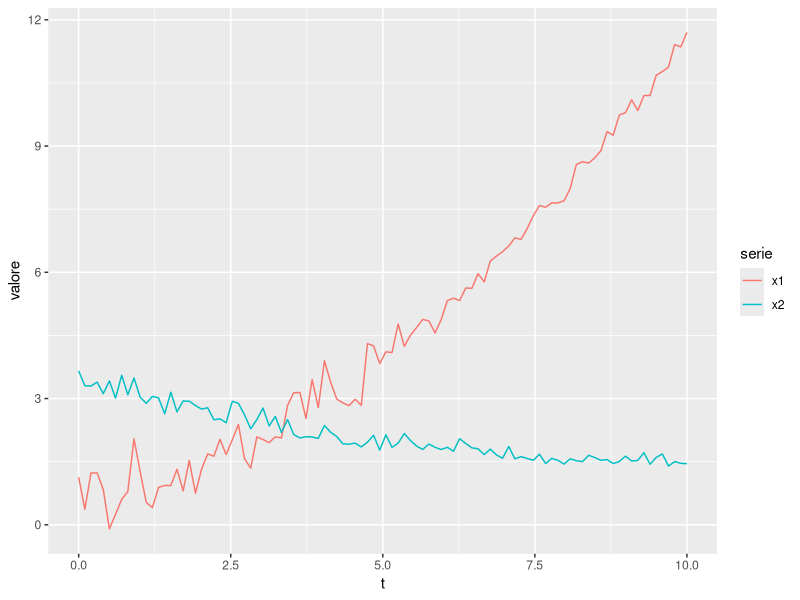
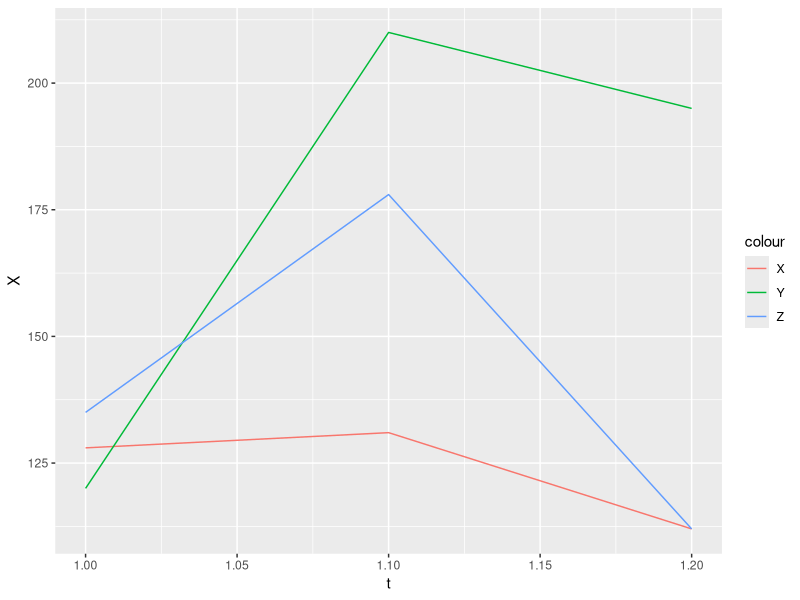
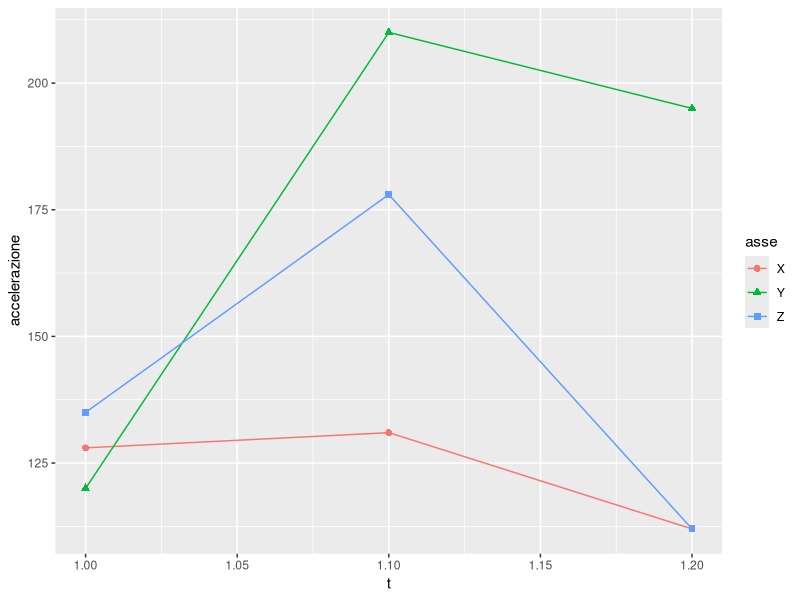

The R source for these figures, in order:
## ---- chunk 1
library(tidyverse)
## ---- chunk 2
mtcars %>%  
  split(mtcars$cyl) %>%   # divide un dataframe in una lista di dataframe
  map(~ lm(mpg ~ wt, data = .)) %>% 
  map(summary) %>% 
  map_dbl("r.squared") %>% 
  round(3)
## ---- chunk 3
runif(10) %>% 
  map(~ .^2) %>% 
  str()
## ---- chunk 4
LETTERS[1:10] %>% 
  walk(~ cat(paste("Lettera", ., "\n")))
## ---- chunk 5
a <- runif(10)
a %>% 
  modify_if(~ .>0.5, ~ .^2)
a
## ---- chunk 6
1:10 %>% 
  reduce(`+`)
## ---- chunk 7
set.seed(0)
n <- 100
data <- tibble(
  t = seq(0, 10, length.out = n),
  cond = ifelse(t < 5, "A", "B"),
  x1 = 0.5 + 0.3*t + 0.08*t^2 + rnorm(n, 0, ifelse(cond == "A", 0.5, 0.2)),
  x2 = 3.5 - 0.4*t + 0.02*t^2 + rnorm(n, 0, ifelse(cond == "A", 0.2, 0.1)),
) %>% 
  pivot_longer(-(t:cond), names_to = "serie", values_to = "valore")

data %>% 
  ggplot(aes(x=t, y=valore, color=serie)) + 
  geom_line()
## ---- chunk 8
list(x~t, x~poly(t, 2, raw=T), x~poly(t, 3, raw=T)) %>% 
  map(~ {
    data %>% 
      filter(serie=="x1") %>% 
      select(t, x=valore) %>%
      lm(.x, data=.) %>% 
      summary()
  }
)
## ---- chunk 9
list(x~t, x~poly(t, 2, raw=T), x~poly(t, 3, raw=T)) %>% 
  map(~ {
    data %>% 
      filter(serie=="x1") %>% 
      select(t, x=valore) %>%
      lm(.x, data=.) %>% 
      summary()
  }
) %>% 
  map_dbl(~ .$r.squared)
## ---- chunk 10
set.seed(0)
m <- 0
sd <- 0
v <- rnorm(10)

for (e in v) {
  m <- m + e
}
m <- m / length(v)
for (e in v) {
  sd <- sd + (e - m)^2
}
sd
sd <- sqrt(sd / (length(v)-1))
           
list(mean=m, sd=sd)
## ---- chunk 11
m <- reduce(v, ~ .x + .y) / length(v) 
sd <- sqrt( reduce(v, ~ .x + (.y - m)^2) / (length(v)-1) )
list(mean=m, sd=sd)
## ---- chunk 12
c(1, 5, 3, 9) %>% 
  reduce(~ .x * .y)

c(1, 5, 3, 9) %>% 
  accumulate(~ .x * .y)
## ---- chunk 13
c(1, 5, 3, 9) %>% accumulate(`*`)
## ---- chunk 14
data %>% 
  mutate(
    valore = map2_dbl(serie, valore, ~ {
      if (.x == "x1") {
        .y + 0.5
      } else {
        .y - 0.5
      }
    })
  ) %>% 
  slice_head(n=6) %>% 
  knitr::kable()
## ---- chunk 15
data %>% 
  mutate(
    valore = map2_dbl(serie, valore, ~ ifelse(.x == "x1", .y + 0.5, .y - 0.5))
  ) %>% 
  slice_head(n=6) %>% 
  knitr::kable()
## ---- chunk 16
data %>% 
  mutate(
    valore = ifelse(valore == "x1", valore + 0.5, valore - 0.5)
  ) %>% 
  slice_head(n=6) %>% 
  knitr::kable()
## ---- chunk 17
data %>% 
  mutate(
    i = 1:n(),
    r = i %% 3,
    valore = map2_dbl(r, valore, ~ {
      if (.x == 0) {
        .y + 0.5
      } else if (.x == 1) {
        .y - 0.5
      } else {
        .y - 1
      }
    })
  ) %>% 
  slice_head(n=6) %>% 
  knitr::kable()
## ---- chunk 18
data %>% 
  filter(serie == "x1") %>% 
  arrange(t) %>% 
  slice_head(n=6) %>% 
  knitr::kable()
## ---- chunk 19
data %>% 
  select(t, serie, valore) %>% 
  rename(`tempo (s)` = t) %>%
  mutate(`valore (mV)` = valore + 0.5) %>% 
  select(-valore) %>% 
  slice_head(n=6) %>% 
  knitr::kable()
## ---- chunk 20
data %>% 
  group_by(serie) %>% 
  summarise(
    media = mean(valore),
    sd = sd(valore)
  ) %>% 
  knitr::kable()
## ---- chunk 21
data1 <- data %>% 
  filter(t < 5)
data2 <- data %>% 
  filter(t >= 5)
## ---- chunk 22
data1 %>% 
  bind_rows(data2) %>% 
  slice_tail(n=6) %>%
  knitr::kable()
## ---- chunk 23
data1 %>% 
  bind_rows(data2 %>% select(-serie)) %>%
  slice_tail(n=6) %>%
  knitr::kable()
## ---- chunk 24
condizione <- tibble(
  ID = LETTERS[1:3],
  desc = c("freddo", "caldo", "tiepido")
)

data %>% 
  left_join(condizione, by=c("cond"="ID")) %>% 
  relocate(condizione=desc, .after=t) %>% 
  select(-cond) %>%
  slice_sample(n=6) %>% 
  knitr::kable()
## ---- chunk 25
accel <- tribble(
  ~ID, ~t, ~X, ~Y, ~Z,
  1, 1.0, 128, 120, 135,
  2, 1.1, 131, 210, 178,
  3, 1.2, 112, 195, 112
)

accel
## ---- chunk 26
accel %>% 
  ggplot(aes(x=t)) +
  geom_line(aes(y=X, color="X")) +
  geom_line(aes(y=Y, color="Y")) +
  geom_line(aes(y=Z, color="Z"))
## ---- chunk 27
accel %>% 
  pivot_longer(
    cols=-c(ID, t),
    names_to="asse", 
    values_to="accelerazione"
  )
## ---- chunk 28
accel %>% 
  pivot_longer(
    cols=-c(ID, t),
    names_to="asse", 
    values_to="accelerazione"
  ) %>% 
  ggplot(aes(x=t, y=accelerazione, color=asse)) +
  geom_line() +
  geom_point(aes(shape=asse), size=2)
## ---- chunk 29
accel %>% 
  pivot_longer(
    cols=-c(ID, t),
    names_to="asse", 
    values_to="accelerazione"
  ) %>% 
  group_by(asse) %>% 
  summarise(
    media = mean(accelerazione),
    sd = sd(accelerazione)
  ) %>% 
  knitr::kable()
